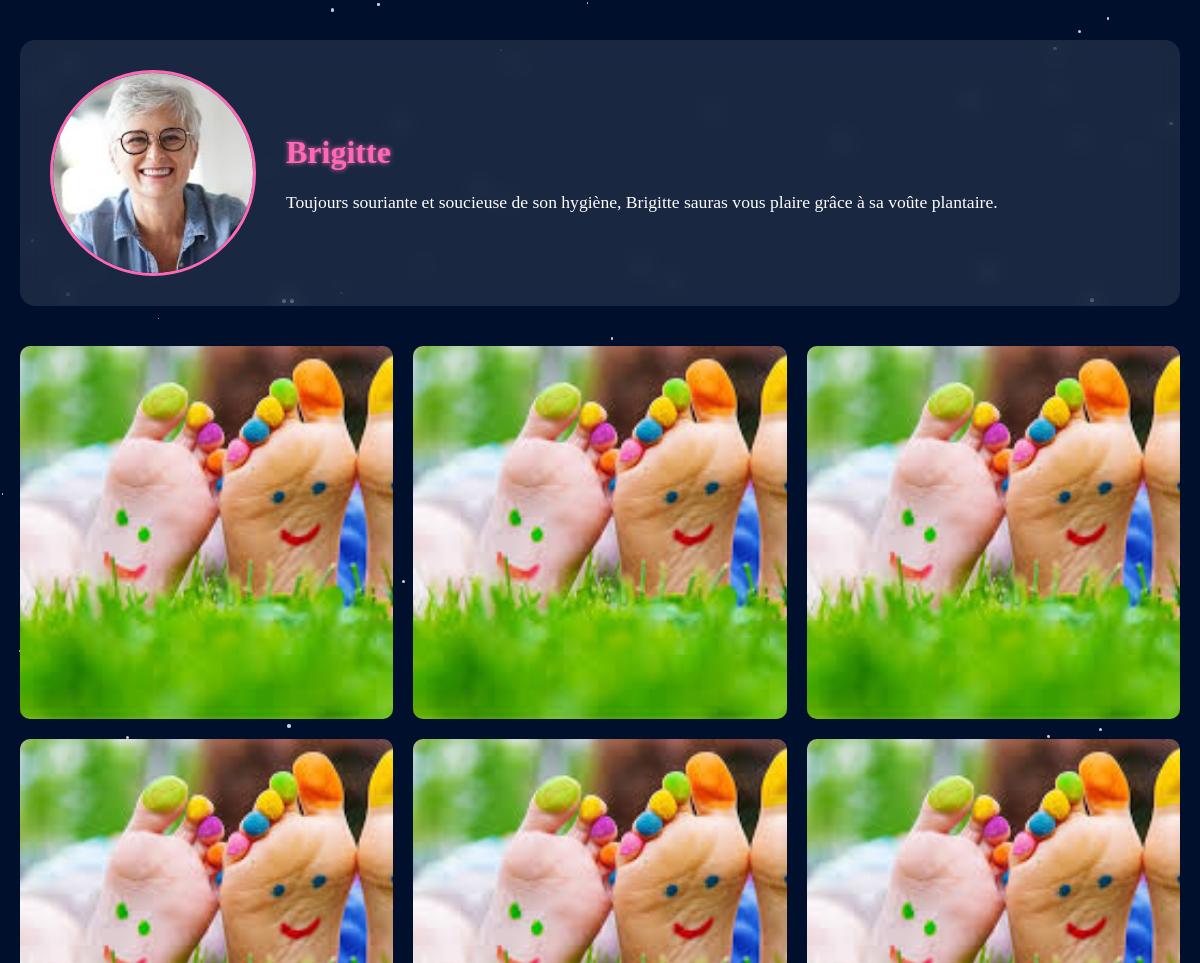
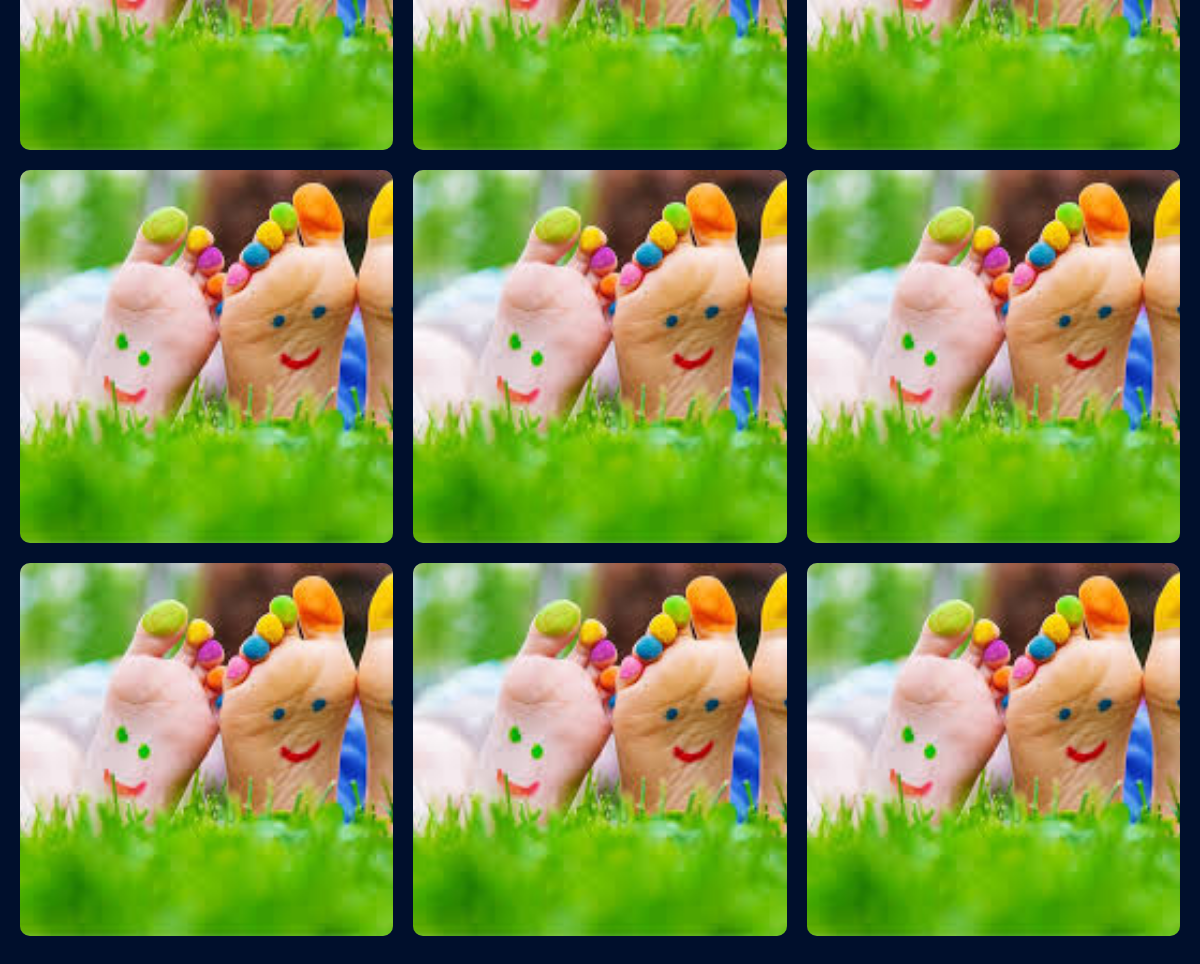
The app's page /gallery/1 with its own data (2 pictures, top to bottom).
### models.py (models this page shows)
class Model(Base):
    __tablename__ = "models"
    id = Column(Integer, primary_key=True, index=True)
    name = Column(String, index=True)
    description = Column(Text)
    avatar_path = Column(String)
    gallery_folder = Column(String)  # Dossier contenant les photos du modèle

### web.py (the view)
@app.get("/gallery/{model_id}", response_class=HTMLResponse)
async def gallery(request: Request, model_id: int, db: Session = Depends(get_db)):
    model = db.query(Model).filter(Model.id == model_id).first()
    if not model:
        raise HTTPException(status_code=404, detail="Model not found")
    gallery_path = f"static/img/{model.gallery_folder}"
    gallery_images = []
    if os.path.exists(gallery_path):
        for img in os.listdir(gallery_path):
            if img.lower().endswith(('.png', '.jpg', '.jpeg', '.webp')):
                gallery_images.append({
                    "url": f"/static/img/{model.gallery_folder}/{img}",
                    "description": f"{model.name} - {img}"
                })
    gallery_data = {
        "model_name": model.name,
        "model_image": model.avatar_path,
        "model_description": model.description,
        "gallery_images": gallery_images
    }
    return templates.TemplateResponse("gallery_template.html", {"request": request, **gallery_data})

### templates/gallery_template.html (shortened to what this page needs)
<!DOCTYPE html>
<html lang="en">
<head>
    <link rel="stylesheet" href="/static/css/index.css">
    <link rel="stylesheet" href="/static/css/main.css">
</head>
<body>
    <div class="stars"></div>
    <div class="gallery-wrapper">
        <div class="model-card">
            <div class="model-info">
                <img src="{{ model_image }}" alt="{{ model_name }}" class="model-avatar">
                <div class="model-details">
                    <h1>{{ model_name }}</h1>
                    <p class="model-description">{{ model_description }}</p>
                </div>
            </div>
        </div>
        <div class="gallery-grid">
            {% for i in range(12) %}
            <div class="gallery-item">
                <img src="/static/img/fake_feet.jpg" alt="Preview feet photo" loading="lazy">
            </div>
            {% endfor %}
        </div>
    </div>
</body>
</html>

### static/css/index.css (style rules this page uses)
body { background-color: rgb(0, 15, 44); min-height: 100vh; margin: 0; display: flex; justify-content: center; overflow-y: auto; overflow-x: hidden; }
.gallery-wrapper { width: 100%; max-width: 1200px; padding: 20px; margin: 20px auto; z-index: 1; }
.model-card { background: rgba(255, 255, 255, 0.1); backdrop-filter: blur(10px); border-radius: 15px; padding: 30px; margin-bottom: 40px; width: 100%; box-sizing: border-box; }
.model-info { display: flex; align-items: center; gap: 30px; }
.model-avatar { width: 200px; height: 200px; border-radius: 50%; object-fit: cover; border: 3px solid #ff69b4; }
.model-details { flex: 1; }
.model-details h1 { color: #ff69b4; margin-bottom: 15px; text-shadow: 0 0 5px #ff69b4; }
.model-description { color: white; line-height: 1.6; font-size: 1.1rem; }
.gallery-grid { display: grid; grid-template-columns: repeat(4, 1fr); gap: 20px; width: 100%; box-sizing: border-box; }
.gallery-item { position: relative; aspect-ratio: 1; overflow: hidden; border-radius: 10px; transition: transform 0.3s ease; background-color: rgba(255, 255, 255, 0.1); }
.gallery-item img { width: 100%; height: 100%; object-fit: cover; transition: transform 0.3s ease; }
@media (max-width: 1200px) { .gallery-grid { grid-template-columns: repeat(3, 1fr); } }
.stars { position: fixed; top: 0; left: 0; width: 100%; height: 100%; z-index: 0; }

### records on screen
Model: avatar_path (picture), name "Brigitte", description "Toujours souriante et soucieuse de son hygiène, Brigitte sauras vous plaire grâce à sa voûte plantaire."
